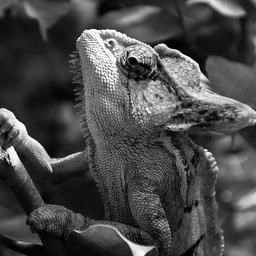
#> input picture sampleimage.jpg, 256 x 256 px
$ jupyter execute --allow-errors DL_colorize_vgg.ipynb
#> lines starting #> are read from the running program, lines starting #| are printed output that depends on the picture
# VGG-19 Based Grayscale Image Colorization

This notebook colorizes a grayscale image using a VGG-19 based model
and applies CLAHE as a **post-processing step** for contrast enhancement.

[cell 1]
import cv2
import numpy as np
import matplotlib.pyplot as plt
from skimage.color import lab2rgb, rgb2lab
from tensorflow.keras.applications import VGG19
from tensorflow.keras.models import Model
from tensorflow.keras.layers import Conv2D, UpSampling2D, Input
from tensorflow.keras.optimizers import Adam

## Parameters

[cell 2]
IMG_SIZE = 224
INPUT_IMAGE = "sampleimage.jpg"
WEIGHTS_PATH = "colorization_vgg19_weights.h5"
OUTPUT_IMAGE = "final_colorized_clahe.jpg"

## Load Grayscale Image

[cell 3]
gray = cv2.imread(INPUT_IMAGE, cv2.IMREAD_GRAYSCALE)
#> gray is the input picture: shape (256, 256); min 0, max 255, mean 72.6
if gray is None:
    raise FileNotFoundError("Input image not found!")

gray = cv2.resize(gray, (IMG_SIZE, IMG_SIZE))
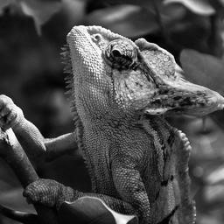
#> gray: shape (224, 224); min 0, max 254, mean 72.5

L = gray.astype("float32") / 255.0
L = L * 100.0
L_input = L.reshape(1, IMG_SIZE, IMG_SIZE, 1)
